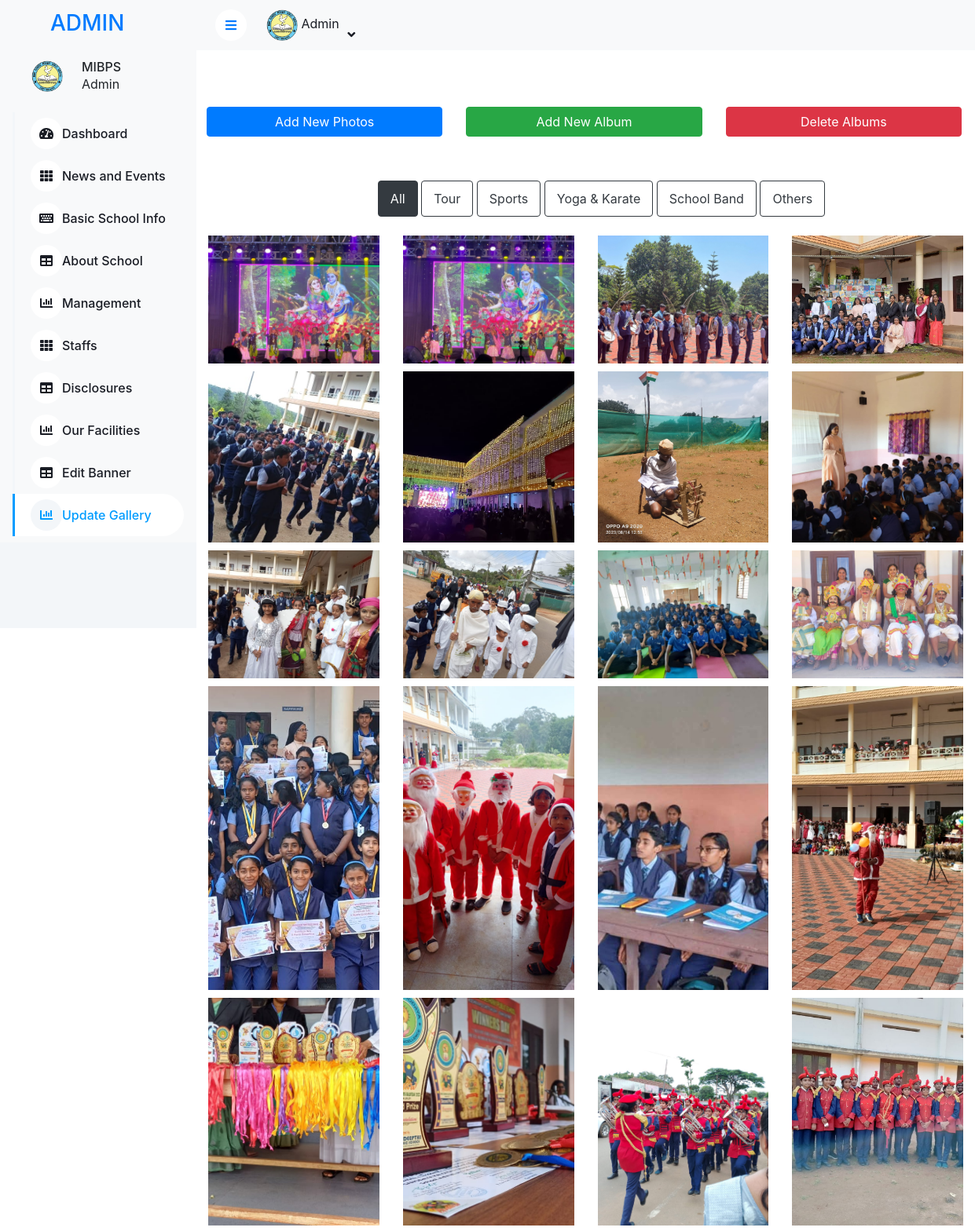
Page /update_gallery/ (signed in, upper part) on the committed database.
### Home/models.py (models this page shows, shortened)
class SchoolInfo(models.Model):
    name = models.CharField(max_length=200)
    logo = models.ImageField(upload_to='school_logos/', blank=True, null=True)
    email = models.EmailField(max_length=254, blank=True, null=True)
    total_students = models.PositiveIntegerField(blank=True, null=True)
    total_transportation_vehicles = models.PositiveIntegerField(blank=True, null=True)
    total_classrooms = models.PositiveIntegerField(blank=True, null=True)
    phone = models.CharField(max_length=100, blank=True, null=True)
    address_line1 = models.CharField(max_length=255, blank=True, null=True)
    address_line2 = models.CharField(max_length=255, blank=True, null=True)
    facebook_link = models.URLField(max_length=200, blank=True, null=True)
    youtube_link = models.URLField(max_length=200, blank=True, null=True)
    instagram_link = models.URLField(max_length=200, blank=True, null=True)

class Album(models.Model):
    title = models.CharField(max_length=200)
    created_at = models.DateTimeField(auto_now_add=True)

class Image(models.Model):
    album = models.ForeignKey(Album, related_name='images', on_delete=models.CASCADE)
    image = models.ImageField(upload_to='gallery_images/')
    uploaded_at = models.DateTimeField(auto_now_add=True)

### Home/views.py (the view)
# urls.py: path('update_gallery/',views.update_gallery,name="update_gallery"),
@login_required
def update_gallery(request):
    albums = Album.objects.all()
    images = Image.objects.all().order_by('-uploaded_at')
    return render(request,'admin1/update_gallery.html',{"albums":albums,"images":images})

### Home/context_processors.py (called while the page is built)
def school_info(request):
    school_info = SchoolInfo.objects.first()  # Assuming there's only one entry
    return {'school_info': school_info}

### templates/admin1/update_gallery.html (shortened to what this page needs)
{% extends "admin1/admin_base.html" %}
{% load static %}
{% block content %}
<link rel="stylesheet" href="https://cdnjs.cloudflare.com/ajax/libs/magnific-popup.js/1.1.0/magnific-popup.css" />
<div class="container">
    <div class="row">
        <div class="col-4" style="margin-left: -50px;">
            <a href="{% url 'add_image' %}">
                <button class="btn btn-primary mx-5 my-5" style="width: 100%;">Add New Photos</button>
            </a>
        </div>
        <div class="col-4">
            <a href="{% url 'add_album' %}">
                <button class="btn btn-success mx-5 my-5" style="width: 100%;">Add New Album</button>
            </a>
        </div>
        <div class="col-4">
            <a href="{% url 'album_list' %}">
                <button class="btn btn-danger mx-5 my-5" style="width: 100%;">Delete Albums</button>
            </a>
        </div>
    </div>
    <div class="portfolio-menu mt-2 mb-4">
        <ul>
            <li class="btn btn-outline-dark active" data-filter="*">All</li>
            {% for album in albums %}
                <li class="btn btn-outline-dark" data-filter=".album{{ album.id }}">{{ album.title }}</li>
            {% endfor %}
        </ul>
    </div>
    <div class="portfolio-item row">
        {% for image in images %}
        <div class="item album{{ image.album.id }} col-lg-3 col-md-4 col-6 col-sm">
            <div class="image-container">
                <a href="{{ image.image.url }}" class="fancylight popup-btn" data-fancybox-group="light">
                    <img class="img-fluid" src="{{ image.image.url }}" alt="{{ image.title }}">
                </a>
            </div>
        </div>
        {% endfor %}
    </div>
</div>
{% endblock content %}

### templates/admin1/admin_base.html (shortened to what this page needs)
{% load static %}
<head>
    <link href="https://cdnjs.cloudflare.com/ajax/libs/font-awesome/5.10.0/css/all.min.css" rel="stylesheet">
    <link href="https://cdn.jsdelivr.net/npm/bootstrap-icons@1.4.1/font/bootstrap-icons.css" rel="stylesheet">
    <link href="{% static 'lib/owlcarousel/assets/owl.carousel.min.css' %}" rel="stylesheet">
    <link href="{% static 'lib/tempusdominus/css/tempusdominus-bootstrap-4.min.css' %}" rel="stylesheet" />
    <link href="{% static 'css/bootstrap.min.css' %}" rel="stylesheet">
    <link href="{% static 'css/admin/style.css' %}" rel="stylesheet">
</head>
<div class="sidebar pe-4 pb-3">
    <nav class="navbar bg-light navbar-light">
        <a href="index.html" class="navbar-brand mx-4 mb-3">
            <h3 class="text-primary mx-4">ADMIN</h3>
        </a>
        <div class="d-flex align-items-center ms-4 mb-4">
            <div class="position-relative mx-4">
                <img class="rounded-circle" src="{{school_info.logo.url}}" alt="" style="width: 40px; height: 40px;">
            </div>
            <div class="ms-3">
                <h6 class="mb-0">MIBPS</h6>
                <span>Admin</span>
            </div>
        </div>
        <div class="navbar-nav w-100">
            <a href="{% url 'view' %}" class="nav-item nav-link {% if request.path == '/view/' %}active{% endif %}">
                <i class="fa fa-tachometer-alt me-2"></i>Dashboard
            </a>
            <a href="{% url 'news_list' %}" class="nav-item nav-link {% if request.path == '/news/' %}active{% endif %}">
                <i class="fa fa-th me-2"></i>News and Events
            </a>
            <a href="{% url 'school_info' %}" class="nav-item nav-link {% if request.path == '/school_info/' %}active{% endif %}">
                <i class="fa fa-keyboard me-2"></i>Basic School Info
            </a>
            <a href="{% url 'about_school' %}" class="nav-item nav-link {% if request.path == '/admin1/about_school/' %}active{% endif %}">
                <i class="fa fa-table me-2"></i>About School
            </a>
            <a href="{% url 'edit_management' %}" class="nav-item nav-link {% if request.path == '/admin1/edit_management/' %}active{% endif %}">
                <i class="fa fa-chart-bar me-2"></i>Management
            </a>
            <a href="{% url 'staffs_list' %}" class="nav-item nav-link {% if request.path == '/staffs_list/' %}active{% endif %}">
                <i class="fa fa-th me-2"></i>Staffs
            </a>
            <a href="{% url 'mandatory_disclosure_update' %}" class="nav-item nav-link {% if request.path == '/mandatory_disclosure_update/' %}active{% endif %}">
                <i class="fa fa-table me-2"></i>Disclosures
            </a>
            <a href="{% url 'facility_list' %}" class="nav-item nav-link {% if request.path == '/facility_list/' %}active{% endif %}">
                <i class="fa fa-chart-bar me-2"></i>Our Facilities
            </a>
            <a href="{% url 'edit_banner' %}" class="nav-item nav-link {% if request.path == '/edit_banner/' %}active{% endif %}">
                <i class="fa fa-table me-2"></i>Edit Banner
            </a>
            <a href="{% url 'update_gallery' %}" class="nav-item nav-link {% if request.path == '/update_gallery/' %}active{% endif %}">
                <i class="fa fa-chart-bar me-2"></i>Update Gallery
            </a>
        </div>
    </nav>
</div>
<div class="content">
    <nav class="navbar navbar-expand bg-light navbar-light sticky-top px-4 py-0">
        <a href="#" class="sidebar-toggler flex-shrink-0">
            <i class="fa fa-bars"></i>
        </a>
        <div class="navbar-nav align-items-center ms-auto">
            <div class="nav-item dropdown">
                <a href="#" class="nav-link dropdown-toggle" data-bs-toggle="dropdown">
                    <img class="rounded-circle me-lg-2" src="{{school_info.logo.url}}" alt="" style="width: 40px; height: 40px;">
                    <span class="d-none d-lg-inline-flex">Admin</span>
                </a>
            </div>
        </div>
    </nav>
    {% block content %}{% endblock content %}
</div>

### static/css/admin/style.css (style rules this page uses)
.btn { transition: .5s; }
.btn.btn-primary { color: #FFFFFF; }
.sidebar { position: fixed; top: 0; left: 0; bottom: 0; width: 250px; height: 100vh; overflow-y: auto; background: var(--light); transition: 0.5s; z-index: 999; }
.content { margin-left: 250px; min-height: 100vh; background: #FFFFFF; transition: 0.5s; }
@media (min-width: 992px) { .sidebar { margin-left: 0; } }
@media (min-width: 992px) { .content { width: calc(100% - 250px); } }
.sidebar .navbar .navbar-nav .nav-link { padding: 7px 20px; color: var(--dark); font-weight: 500; border-left: 3px solid var(--light); border-radius: 0 30px 30px 0; outline: none; }
.sidebar .navbar .navbar-nav .nav-link:hover, .sidebar .navbar .navbar-nav .nav-link.active { color: var(--primary); background: #FFFFFF; border-color: var(--primary); }
.sidebar .navbar .navbar-nav .nav-link i { width: 40px; height: 40px; display: inline-flex; align-items: center; justify-content: center; background: #FFFFFF; border-radius: 40px; }
.sidebar .navbar .navbar-nav .nav-link:hover i, .sidebar .navbar .navbar-nav .nav-link.active i { background: var(--light); }
.content .navbar .navbar-nav .nav-link { margin-left: 25px; padding: 12px 0; color: var(--dark); outline: none; }
.content .navbar .sidebar-toggler, .content .navbar .navbar-nav .nav-link i { width: 40px; height: 40px; display: inline-flex; align-items: center; justify-content: center; background: #FFFFFF; border-radius: 40px; }
.content .navbar .dropdown-toggle::after { margin-left: 6px; vertical-align: middle; border: none; content: "\f107"; font-family: "Font Awesome 5 Free"; font-weight: 900; transition: .5s; }

### templates/admin1/update_gallery.html (style rules this page uses)
.portfolio-menu { text-align: center; }
.portfolio-menu ul li { display: inline-block; margin: 0; list-style: none; padding: 10px 15px; cursor: pointer; transition: all 0.5s ease; }
.portfolio-item .item { position: relative; float: left; margin-bottom: 10px; overflow: hidden; width: 100%; }
.portfolio-item .item img { width: 100%; height: 100%; object-fit: cover; display: block; }
.portfolio-item .item .image-container { position: relative; }
@media (min-width: 576px) { .portfolio-item .item { width: 50%; } }
@media (min-width: 768px) { .portfolio-item .item { width: 33.33%; } }
@media (min-width: 992px) { .portfolio-item .item { width: 25%; } }

### rows in the picture
SchoolInfo: logo (picture)
Album: title "Tour"
Album: title "Sports"
Album: title "Yoga & Karate"
Album: title "School Band"
Album: title "Others"
Image: image (picture)
Image: image (picture)
Image: image (picture)
Image: image (picture)
Image: image (picture)
Image: image (picture)
Image: image (picture)
Image: image (picture)
Image: image (picture)
Image: image (picture)
Image: image (picture)
Image: image (picture)
Image: image (picture)
Image: image (picture)
Image: image (picture)
Image: image (picture)
Image: image (picture)
Image: image (picture)
Image: image (picture)
Image: image (picture)
